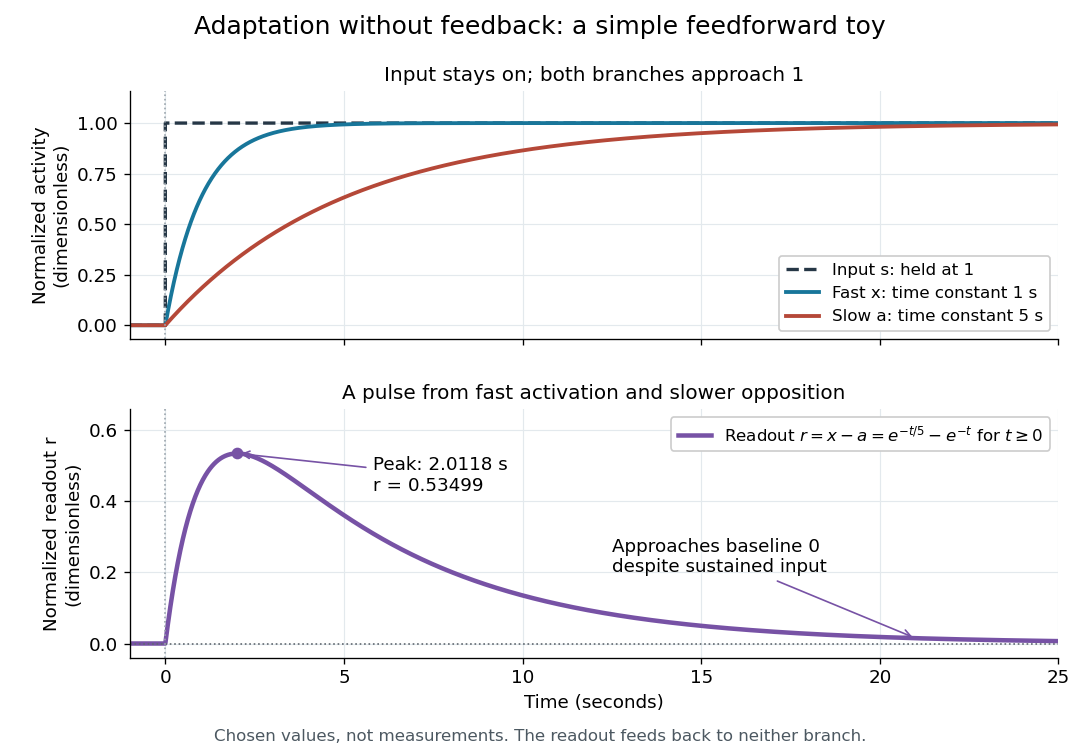

Generate this figure with Python:
"""Original feedforward toy curves; write basename.png to CWD.

Tested with Python 3.14.4, numpy 2.3.5 and matplotlib 3.10.7 (Debian build).
Time is in seconds. Activities are normalized and dimensionless, not data.
"""
from pathlib import Path

import matplotlib
matplotlib.use('Agg')
import matplotlib.pyplot as plt
import numpy as np


def main():
    plt.rcParams.update({'font.size': 11, 'axes.titlesize': 12})
    t = np.linspace(-1, 25, 2601)
    elapsed = np.maximum(t, 0)
    s = (t >= 0).astype(float)
    x = -np.expm1(-elapsed)
    a = -np.expm1(-elapsed / 5)
    r = np.exp(-elapsed / 5) - np.exp(-elapsed)
    peak_t = 5 * np.log(5) / 4
    peak_r = 4 * 5 ** (-0.25) / 5

    fig, axes = plt.subplots(2, 1, figsize=(9.0, 6.3), dpi=120,
                             sharex=True, facecolor='white')
    ax = axes[0]
    ax.step(t, s, where='post', color='#263746', ls='--', lw=2,
            label='Input s: held at 1')
    ax.plot(t, x, color='#18769a', lw=2.3, label='Fast x: time constant 1 s')
    ax.plot(t, a, color='#b54838', lw=2.3, label='Slow a: time constant 5 s')
    ax.set(title='Input stays on; both branches approach 1', ylim=(-0.07, 1.16),
           ylabel='Normalized activity\n(dimensionless)')
    ax.legend(loc='lower right', framealpha=1, facecolor='white', fontsize=10)
    ax = axes[1]
    ax.plot(t, r, color='#7752a5', lw=2.7, label=r'Readout $r=x-a=e^{-t/5}-e^{-t}$ for $t\geq0$')
    ax.axhline(0, color='#606870', ls=':', lw=1)
    ax.scatter([peak_t], [peak_r], color='#7752a5', zorder=4)
    ax.annotate(f'Peak: {peak_t:.4f} s\nr = {peak_r:.5f}',
                xy=(peak_t, peak_r), xytext=(5.8, 0.43), fontsize=11,
                arrowprops={'arrowstyle': '->', 'color': '#7752a5'})
    ax.annotate('Approaches baseline 0\ndespite sustained input', xy=(21, np.exp(-21 / 5) - np.exp(-21)),
                xytext=(12.5, 0.20), fontsize=11,
                arrowprops={'arrowstyle': '->', 'color': '#7752a5'})
    ax.set(title='A pulse from fast activation and slower opposition',
           xlabel='Time (seconds)', ylabel='Normalized readout r\n(dimensionless)',
           xlim=(-1, 25), ylim=(-0.04, 0.66))
    ax.legend(loc='upper right', framealpha=1, facecolor='white', fontsize=10)
    for ax in axes:
        ax.axvline(0, color='#9ba5ad', ls=':', lw=1)
        ax.spines[['top', 'right']].set_visible(False)
        ax.grid(color='#e3e9ed', lw=0.7)
        ax.set_axisbelow(True)
    fig.suptitle('Adaptation without feedback: a simple feedforward toy', fontsize=15, y=0.98)
    fig.text(0.5, 0.02, 'Chosen values, not measurements. The readout feeds back to neither branch.',
             ha='center', fontsize=10, color='#4c5861')
    fig.subplots_adjust(left=0.12, right=0.98, bottom=0.13, top=0.88, hspace=0.28)
    path = Path.cwd() / Path(__file__).with_suffix('.png').name
    fig.savefig(path, facecolor='white', transparent=False)
    plt.close(fig)
    print(f'Wrote {path.name}: 1080 × 756 pixels')


if __name__ == '__main__':
    main()
